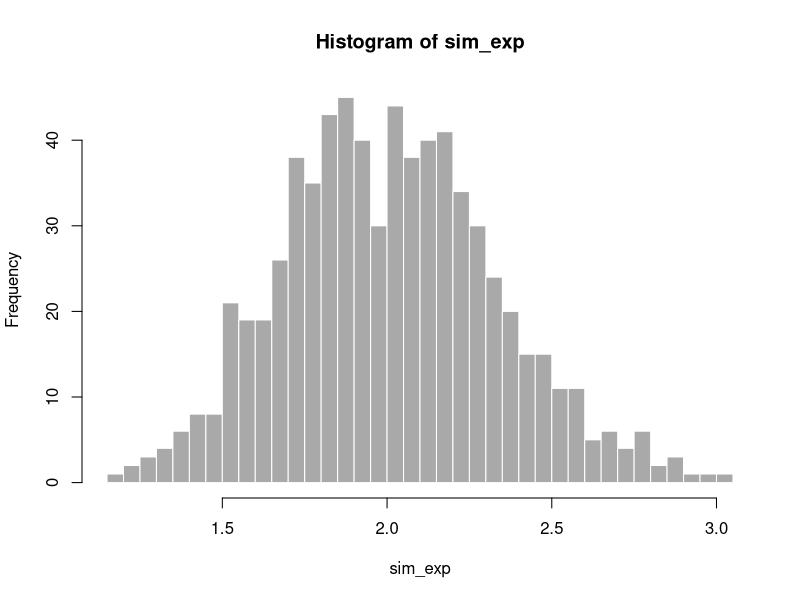

Recreate this plot in R.
## ---- chunk 1
knitr::opts_chunk$set(echo = FALSE)
## ---- chunk 2
# set seed
set.seed(2021-08-31)
# simulate 40 exponential with 1000 obs each, 
# and stack them in matrix sim_exp
n_sim = 40
n_obs = 700
lambda = .5
sim_exp = NULL
for (i in 1:n_obs) sim_exp = c(sim_exp, mean(rexp(n_sim, lambda)))
## ---- chunk 3
# draw the histogram with the specified number of bins
hist(sim_exp, breaks = n_sim, col = 'darkgray', border = 'white')
